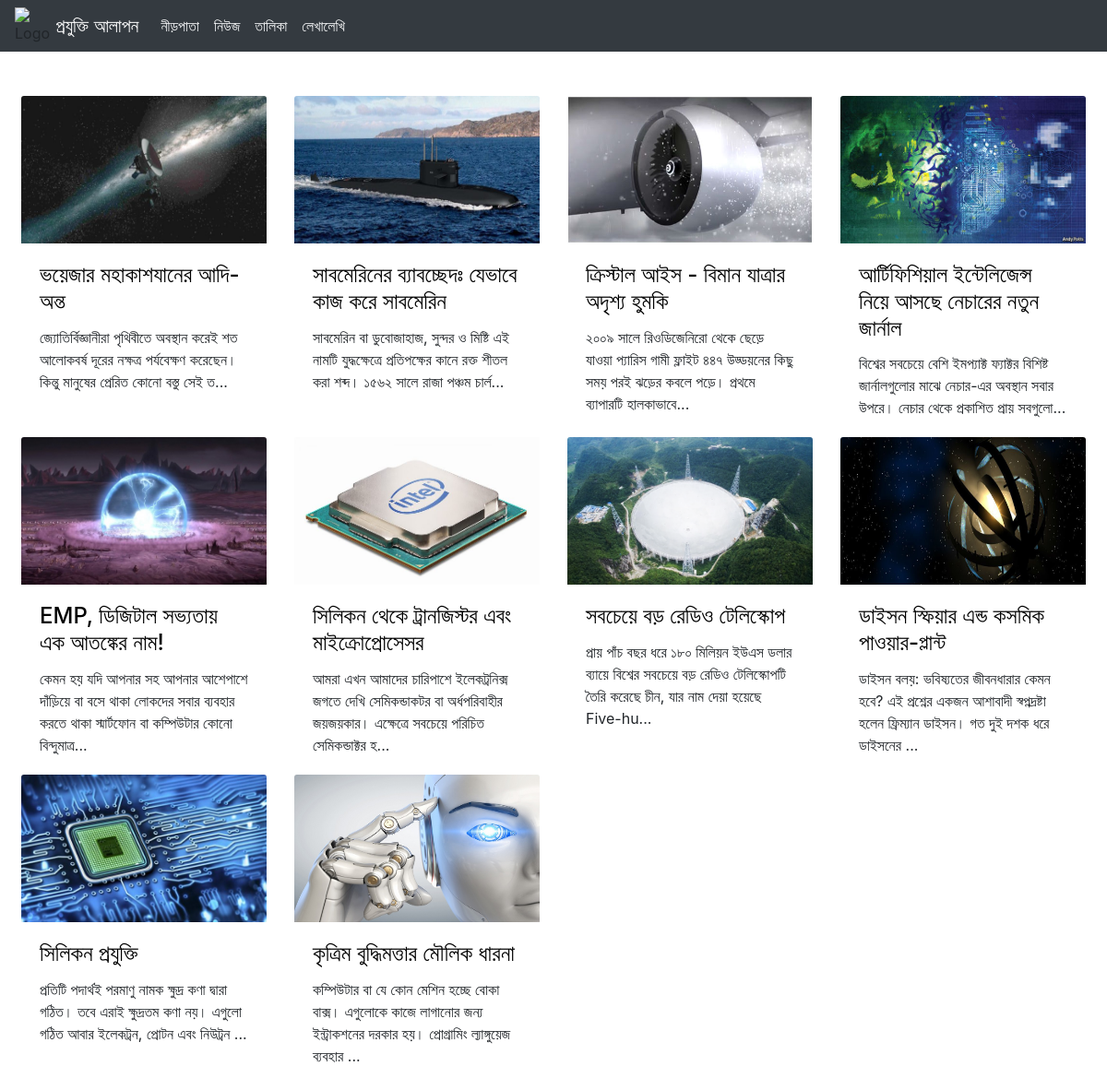
The page /project/all_article.php on the database its author committed.
### tables this page shows
CREATE TABLE `posts` (
  `post_id` int(11) NOT NULL,
  `user_id` int(11) NOT NULL,
  `title` mediumtext NOT NULL,
  `date` date NOT NULL,
  `content` mediumtext NOT NULL,
  `state` int(1) NOT NULL
);

CREATE TABLE `picture` (
  `pic_id` int(11) NOT NULL,
  `post_id` int(11) NOT NULL,
  `user_id` int(11) NOT NULL,
  `caption` varchar(300) NOT NULL,
  `pic` varchar(512) NOT NULL
);

### project/all_article.php (the view)
<!DOCTYPE html>
<!DOCTYPE html>
<?php
    require_once 'includes/connect_db.php';
    mysqli_query($conn,'SET CHARACTER SET utf8');
    mysqli_query($conn,"SET SESSION collation_connection ='utf8_general_ci'");
?>
<html>
<?php include_once 'header.php';?>
<body>
    <?php include_once 'navbar.php'; ?>
    <div class="container-fluid py-5">
        <div class="row px-2">
            <?php
                $sql = "select * from posts where state=1 order by date DESC;";
                $res = mysqli_query($conn,$sql);
                while($row = mysqli_fetch_assoc($res)){
                    $id = $row['post_id'];
                    $sql2 = "select * from picture where post_id=$id;";
                    $res2 = mysqli_query($conn,$sql2);
                    $getPic = mysqli_num_rows($res2);
                    if($getPic>0){
                        $pic = mysqli_fetch_assoc($res2);
                        $loc = "uploads/".$pic['pic'];
                        echo "<div class='col-sm-3 zoomtext'>
                            <a href='read.php?ID=$id' style='text-decoration:none;'>
                            <img class='card-img-top' src=$loc alt='Card image' style='height:10rem;widht:6px;'></a>
                            <div class='card-body'>
                                <a href='read.php?ID=$id' style='text-decoration:none;color:black;'>
                                <h4 class='card-title'>".$row['title']."</h4></a>
                                <p class='card-text'>".mb_substr($row['content'],0,125)."...</p>
                            </div>
                        </div>";
                    }
                }
            ?>
        </div>
    </div>
</body>
</html>

### rows shown on the page
posts: picture.pic (picture), title "ভয়েজার মহাকাশযানের আদি-অন্ত", content "জ্যোতির্বিজ্ঞানীরা পৃথিবীতে অবস্থান করেই শত আলোকবর্ষ দূরের নক্ষত্র পর্যবেক্ষণ করেছেন। কিন্তু মানুষের প্রেরিত কোনো বস্তু সেই ত"
posts: picture.pic (picture), title "সাবমেরিনের ব্যাবচ্ছেদঃ যেভাবে কাজ করে সাবমেরিন", content "সাবমেরিন বা ডুবোজাহাজ, সুন্দর ও মিষ্টি এই নামটি যুদ্ধক্ষেত্রে প্রতিপক্ষের কানে রক্ত শীতল করা শব্দ। ১৫৬২ সালে রাজা পঞ্চম চার্ল"
posts: picture.pic (picture), title "ক্রিস্টাল আইস - বিমান যাত্রার অদৃশ্য হুমকি", content "২০০৯ সালে রিওডিজেনিরো থেকে ছেড়ে যাওয়া প্যারিস গামী ফ্লাইট ৪৪৭ উড্ডয়নের কিছু সময় পরই ঝড়ের কবলে পড়ে। প্রথমে ব্যাপারটি হালকাভাবে"
posts: picture.pic (picture), title "আর্টিফিশিয়াল ইন্টেলিজেন্স নিয়ে আসছে নেচারের নতুন জার্নাল", content "বিশ্বের সবচেয়ে বেশি ইমপ্যাক্ট ফ্যাক্টর বিশিষ্ট জার্নালগুলোর মাঝে নেচার-এর অবস্থান সবার উপরে। নেচার থেকে প্রকাশিত প্রায় সবগুলো"
posts: picture.pic (picture), title "EMP, ডিজিটাল সভ্যতায় এক আতঙ্কের নাম!", content "কেমন হয় যদি আপনার সহ আপনার আশেপাশে দাঁড়িয়ে বা বসে থাকা লোকদের সবার ব্যবহার করতে থাকা স্মার্টফোন বা কম্পিউটার কোনো বিন্দুমাত্র"
posts: picture.pic (picture), title "সিলিকন থেকে ট্রানজিস্টর এবং মাইক্রোপ্রোসেসর", content "আমরা এখন আমাদের চারিপাশে ইলেকট্রনিক্স জগতে দেখি সেমিকন্ডাকটর বা অর্ধপরিবাহীর জয়জয়কার। এক্ষেত্রে সবচেয়ে পরিচিত সেমিকন্ডাক্টর হ"
posts: picture.pic (picture), title "সবচেয়ে বড় রেডিও টেলিস্কোপ", content "প্রায় পাঁচ বছর ধরে ১৮০ মিলিয়ন ইউএস ডলার ব্যায়ে বিশ্বের সবচেয়ে বড় রেডিও টেলিস্কোপটি তৈরি করেছে চীন, যার নাম দেয়া হয়েছে Five-hu"
posts: picture.pic (picture), title "ডাইসন স্ফিয়ার এন্ড কসমিক পাওয়ার-প্লান্ট", content "ডাইসন বলয়: ভবিষ্যতের জীবনধারার কেমন হবে? এই প্রশ্নের একজন আশাবাদী স্বপ্নদ্রষ্টা হলেন ফ্রিম্যান ডাইসন। গত দুই দশক ধরে ডাইসনের"
posts: picture.pic (picture), title "সিলিকন প্রযুক্তি", content "প্রতিটি পদার্থই পরমাণু নামক ক্ষুদ্র কণা দ্বারা গঠিত। তবে এরাই ক্ষুদ্রতম কণা নয়। এগুলো গঠিত আবার ইলেকট্রন, প্রোটন এবং নিউট্রন"
posts: picture.pic (picture), title "কৃত্রিম বুদ্ধিমত্তার মৌলিক ধারনা", content "কম্পিউটার বা যে কোন মেশিন হচ্ছে বোকা বাক্স। এগুলোকে কাজে লাগানোর জন্য ইন্ট্রাকশনের দরকার হয়। প্রোগ্রামিং ল্যাঙ্গুয়েজ ব্যবহার"
